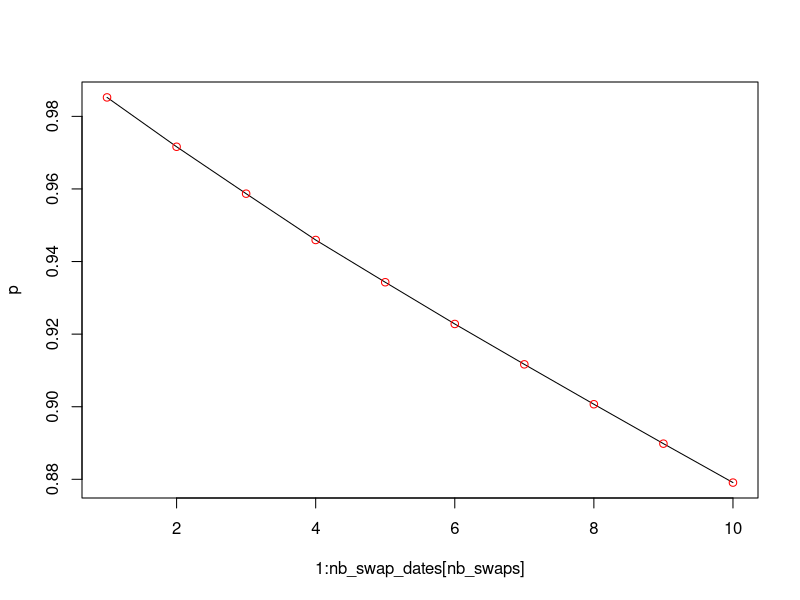

Generate this figure with R:

###########################
# Swaps cashflows matrix
swap_cashflows_matrix <- function(swap_rates, maturities, 
                         tenor_swaps = c("1m", "3m", "6m", "1y"))
{
  # maturities in years, a vector with one maturity per swap
  
  nb_swaps <- length(swap_rates)
  if(nb_swaps != length(maturities)) stop("There must be as much swap rates as maturities")
  
  freq_swaps <- match.arg(tenor_swaps)
  freq <- switch(freq_swaps, 
                 "1m" = 1/12,
                 "3m" = 1/4,
                 "6m" = 1/2,
                 "1y" = 1)
  
  cashflow_dates <- seq(from = freq, to = max(maturities), by = freq)
  nb_cashflow_dates <- length(cashflow_dates)
  nb_cashflow_dates_swaps <- (1/freq)*(maturities)
  
  swap_cashflows_matrix <- matrix(0, nrow = nb_swaps, ncol = nb_cashflow_dates)
  cashflow_dates_matrix <- matrix(0, nrow = nb_swaps, ncol = nb_cashflow_dates)
  nb_swap_dates <- rep(0, nb_swaps)
  
  for (i in 1:nb_swaps)
  {
    cashflows_swap_i <- rep(-1, nb_cashflow_dates)
    nb_cashflow_dates_swaps_i <- nb_cashflow_dates_swaps[i]
    swap_rate_i_times_freq <- swap_rates[i]*freq
    cashflows_swap_i[1:nb_cashflow_dates_swaps_i] <- rep(swap_rate_i_times_freq, 
                                                         nb_cashflow_dates_swaps_i)
    cashflows_swap_i[nb_cashflow_dates_swaps_i] <- cashflows_swap_i[nb_cashflow_dates_swaps_i] + 1
    swap_cashflows_matrix[i,] <- cashflows_swap_i
    nb_swap_dates[i] <- sum(cashflows_swap_i > -0.5)
    cashflow_dates_matrix[i, 1:nb_cashflow_dates_swaps_i] <- cashflow_dates[1:nb_cashflow_dates_swaps_i]  
  }
  
  names_swaps <- paste0("swap", 1:nb_swaps)
  names_dates <- paste0(cashflow_dates, "y")   
  
  rownames(swap_cashflows_matrix) <- names_swaps
  colnames(swap_cashflows_matrix) <- names_dates
  rownames(cashflow_dates_matrix) <- names_swaps
  colnames(cashflow_dates_matrix) <- names_dates
  names(nb_swap_dates) <- names_swaps 
  
  out <- list(nrow(cashflow_dates_matrix), maturities, nb_swap_dates, 
              swap_rates, cashflow_dates_matrix, swap_cashflows_matrix, freq)
  
  names(out) <- c("nb_swaps", "swaps_maturities", "nb_swap_dates", 
                  "swap_rates", "cashflow_dates", "cashflow_matrix", "tenor_swaps")
  
  return(out)
}

###########################

# 
# cashflows_info = swap_cashflows_matrix(swap_rates = c(-0.00337,
#                                                       -0.003610,
#                                                       -0.003647,
#                                                       -0.003413,
#                                                       -0.003047),
#                       maturities = c(0.5,1, 2, 3, 5),
#                       tenor_swaps = "6m")

cashflows_info = swap_cashflows_matrix(swap_rates = c(0.03,0.029,0.028,0.027,0.026),
                                       maturities = c(0.5,1, 2, 3, 5),
                                       tenor_swaps = "6m")


###########################
# Bootstrap zero-coupon prices from swap rates
bootstrap_zc <- function(cashflows_info, x0 = NULL, a = NULL, sigma = NULL)
{
  # On prend toutes les infos des swaps
  swap_rates <- cashflows_info$swap_rates
  nb_swaps <- cashflows_info$nb_swaps  
  nb_swap_dates <- cashflows_info$nb_swap_dates  
  cashflows_dates <- cashflows_info$cashflow_dates  
  cashflows_matrix <- cashflows_info$cashflow_matrix
  maturities <- cashflows_info$swaps_maturities
  tenor <- cashflows_info$tenor_swaps
   
  p <- rep(x = 0, times = nb_swap_dates[nb_swaps], each = 1 )
  
  # Solving for p, the first zero-coupon price (until maturity T1)
  nb_swap_dates1 <- nb_swap_dates[1]  
  p1 <- try(uniroot(function(p){
    return(crossprod(cashflows_matrix[1, 1:nb_swap_dates1], p) - 1)}, 
    interval = c(-1, 1), extendInt = "yes"), silent = TRUE)$root
  # Le but est de trouver p la racine tel que Cp-v=0 <=> Cp-1=0
  # $root gives the location of the root point
  p[1] <- p1
  #print(p)
  # Objective function for p2, p3, ..., pn
  # i: index for swaps; j: index for cashflow-payment dates
  new_p <- rep(x = 0, times = nb_swap_dates[nb_swaps], each = 1/tenor )
  
  OF <- function(p_opt) 
  {
    #cat("=======", "\n")
    #cat("i:", i, "\n")
    #cat("=======", "\n")
    
    #cat("=======", "\n")
    #cat("ligne:", ligne, "\n")
    #cat("=======", "\n")
    
    new_p[i] <- p_opt
    #print(new_p)
    
    #print(cashflows_matrix[ligne, 1:i])
    
    #print(p_opt)
    
    #cat("\n")
    #cat("prices:", new_p[1:i], "\n")
    
    diff <- i-indice_avant
    
    #cat("diff:", diff, "\n")
    if(i-indice_avant>1){
      #cat("avant interpolation prices:", new_p[1:i], "\n")
      
      new_p[indice_avant:i] = approx(c(new_p[indice_avant],new_p[i]),n=(i-indice_avant+1))$y
      
      #cat("apres interpolation prices:", new_p[1:i], "\n")
      
    }
    
    #cat("diffprice:", crossprod(cashflows_matrix[ligne, 1:i], new_p[1:i]) - 1, "\n")
    #cat("\n")
    
    return(crossprod(cashflows_matrix[ligne, 1:i], new_p[1:i]) - 1)
  }
  
  indice_avant <- 1
  lignes <- 1:nb_swaps
  k = 2
  
  # Looping on the on the other swaps
  for (i in nb_swap_dates[2:nb_swaps])
  {
    ligne <- lignes[k]
    new_p[1:i] <- p[1:i]
    #print(p)
    #print(new_p)

    pi <- try(uniroot(OF, interval = c(-1, 1), extendInt = "yes"), silent = TRUE)$root

    p[i] <- pi
    diff <- i-indice_avant
    #cat("diff:", diff, "\n")
    if(i-indice_avant>1){
      #cat("avant interpolation prices:", p[1:i], "\n")
      p[indice_avant:i] = approx(c(log(p[indice_avant]),log(p[i])),n=(i-indice_avant+1))$y
      p[indice_avant:i] = exp(p[indice_avant:i])
      #cat("apres interpolation prices:", p[1:i], "\n")
    }
    indice_avant <- i
    #print(indice_avant)
    k = k + 1

  }
  
  #print(p)
  
  plot(1:nb_swap_dates[nb_swaps], p, type = 'l')
  points(1:nb_swap_dates[nb_swaps], p, col = "red")
  
  # The pi's
  names(p) <- paste0("p", 1:nb_swap_dates[nb_swaps])
  
  return(p)
}

###########################

p = bootstrap_zc(cashflows_info = cashflows_info)
p

###########################
# Global function

Taux_Spots_parLigne <- function(swap_rates, maturities,tenor_swaps)
{
  
  cashflows_info = swap_cashflows_matrix(swap_rates = swap_rates, 
                        maturities = maturities, 
                        tenor_swaps = tenor_swaps)
  
  freq_swaps <- tenor_swaps
  freq <- switch(freq_swaps, 
                 "1m" = 1/12,
                 "3m" = 1/4,
                 "6m" = 1/2,
                 "1y" = 1)
  
  maturites <- seq(from = freq, to = max(maturities), by = freq)
  
  prix_zc <- bootstrap_zc(cashflows_info = cashflows_info)
  
  return(-1/maturites*log(prix_zc))
  
}


###########################
# 
# tx_spot = Taux_Spots_parLigne(swap_rates = c(-0.00337,
#                                              -0.003610,
#                                              -0.003647,
#                                              -0.003413,
#                                              -0.003047),
#                               maturities = c(0.5,1, 2, 3, 5),
#                               tenor_swaps = "6m")
# tx_spot
# 
# 
# 
# tx_spot2 = Taux_Spots_parLigne(swap_rates =c(0.01,0.02,0.023,0.042,0.021),
#                               maturities = c(0.5,1, 2, 3, 5),
#                               tenor_swaps = "6m")
# tx_spot2


###########################
